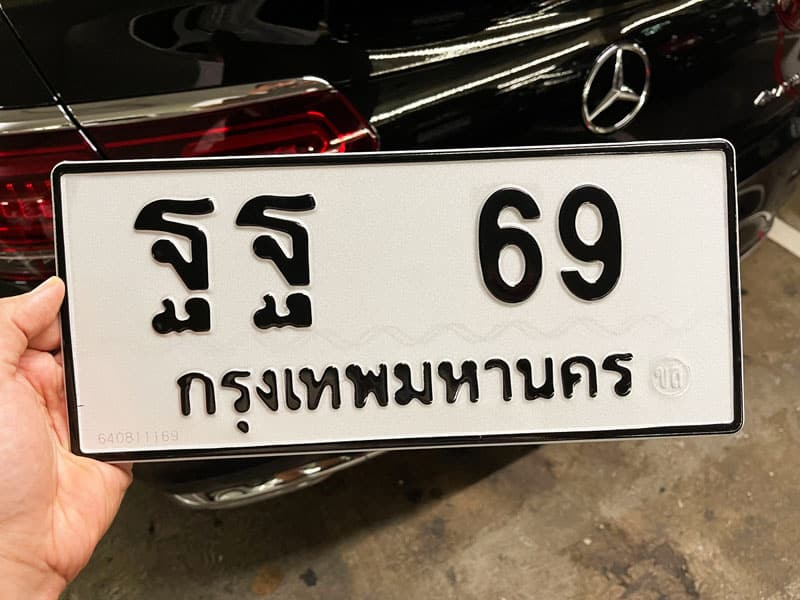
#> input picture testinput/1.jpeg, 800 x 600 px, found by its file name
$ python test.py
#> lines starting #> are read from the running program, lines starting #| are printed output that depends on the picture; after the words box and inside, x2 and y2 are one past the last pixel; in counts of white or black regions, pixels touching at a corner belong together
import cv2
import imutils
import numpy as np
import pytesseract
from PIL import Image

# apt-get install tesseract-ocr-LANG
# pip3 install numpy tesseract opencv-python imutils
# brew install tesseract tesseract-lang tesseract-ocr-tha

kernel_sharp = np.array([[0, -1, 0],
                         [-1, 5, -1],
                         [0, -1, 0]])

# print(pytesseract.get_languages())

img = cv2.imread('1.jpeg', cv2.IMREAD_COLOR)
#> img is the input picture: shape (600, 800, 3); mean B, G, R 100.3, 113.4, 126.1
# img = cv2.resize(img, (620, 480))
# img = cv2.filter2D(src=img, ddepth=-1, kernel=kernel_sharp)

gray = cv2.cvtColor(img, cv2.COLOR_BGR2GRAY)  # convert to grey scale
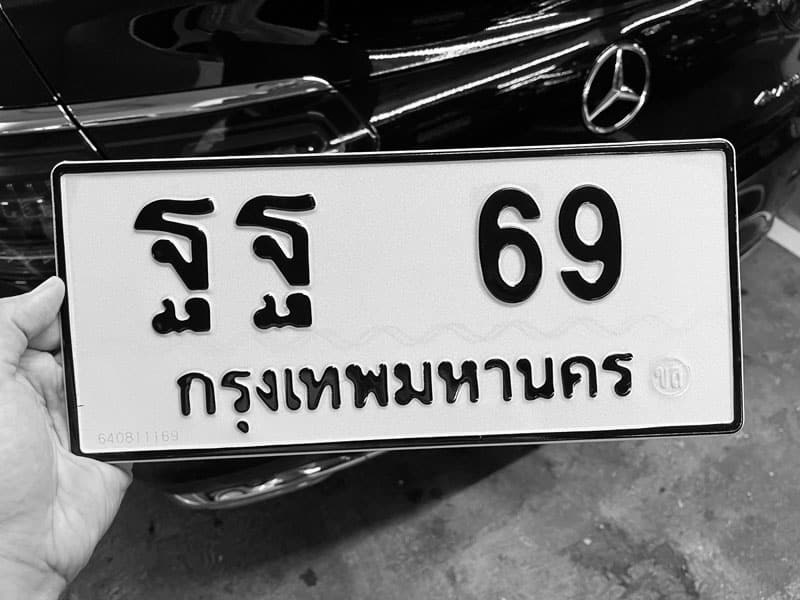
#> gray: shape (600, 800); min 0, max 255, mean 115.7
gray = cv2.bilateralFilter(gray, 11, 17, 17)  # Blur to reduce noise

edged = cv2.Canny(gray, 30, 200)  # Perform Edge detection
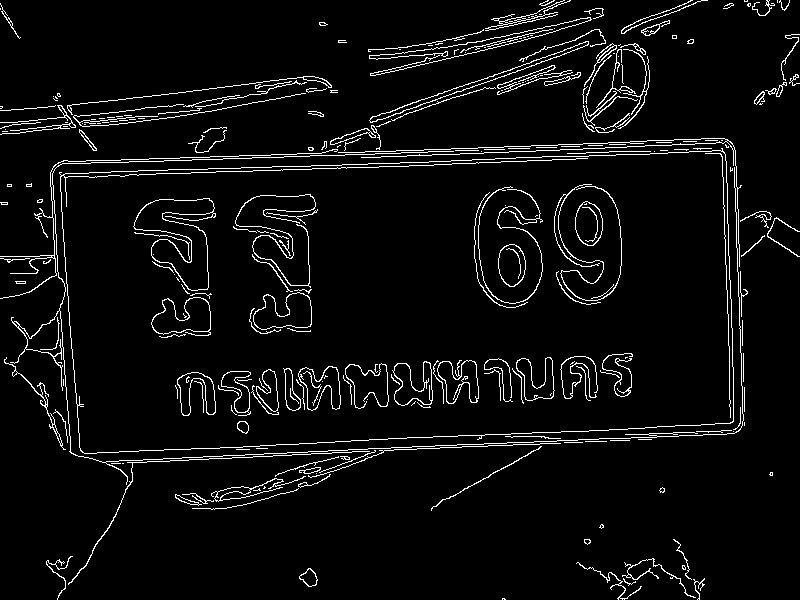
#> edged: shape (600, 800); 4.9% white in thin lines or dots
# cv2.imshow('edged', edged)

# find contours in the edged image, keep only the largest
# ones, and initialize our screen contour

cnts = cv2.findContours(edged.copy(), cv2.RETR_TREE, cv2.CHAIN_APPROX_SIMPLE)
#> cnts = 356 contours, 259 with area under 20; largest, box (x1, y1, x2, y2) and area: (59, 148, 734, 454) 182736, (60, 150, 734, 454) 182719, (133, 198, 216, 291) 3644, (133, 198, 215, 291) 3552, (151, 297, 211, 336) 1469
cnts = imutils.grab_contours(cnts)
cnts = sorted(cnts, key=cv2.contourArea, reverse=True)[:10]
#> cnts = 10 contours; largest, box (x1, y1, x2, y2) and area: (59, 148, 734, 454) 182736, (60, 150, 734, 454) 182719, (133, 198, 216, 291) 3644, (133, 198, 215, 291) 3552, (151, 297, 211, 336) 1469

screenCnt = None

# loop over our contours
for c in cnts:
    # approximate the contour
    peri = cv2.arcLength(c, True)
    approx = cv2.approxPolyDP(c, 0.018 * peri, True)

    # if our approximated contour has four points, then
    # we can assume that we have found our screen

    if len(approx) == 4:
        screenCnt = approx

        break
#> this loop made 1 pass
#> (peri, screenCnt) on pass 1: (1929.9, [[725, 154], [59, 172], [80, 450], [730, 423]])


if screenCnt is None:
    detected = 0
    print("No contour detected")
    exit()
else:
    detected = 1

if detected == 1:
    cv2.drawContours(img, [screenCnt], -1, (0, 255, 0), 10)
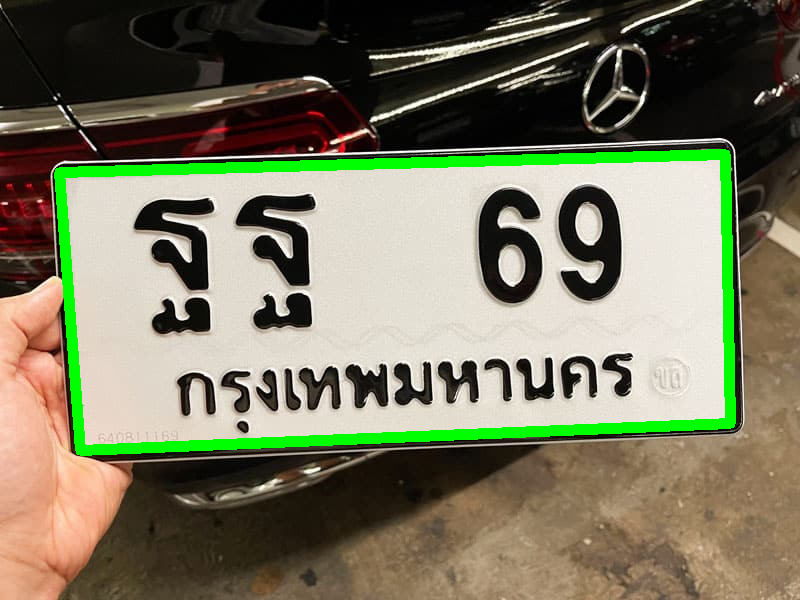
#> img: shape (600, 800, 3); 4.26% of pixels changed, all inside (x1, y1, x2, y2) = (54, 149, 736, 456)

# Masking the part other than the number plate
mask = np.zeros(gray.shape, np.uint8)
new_image = cv2.drawContours(mask, [screenCnt], 0, 255, -1,)
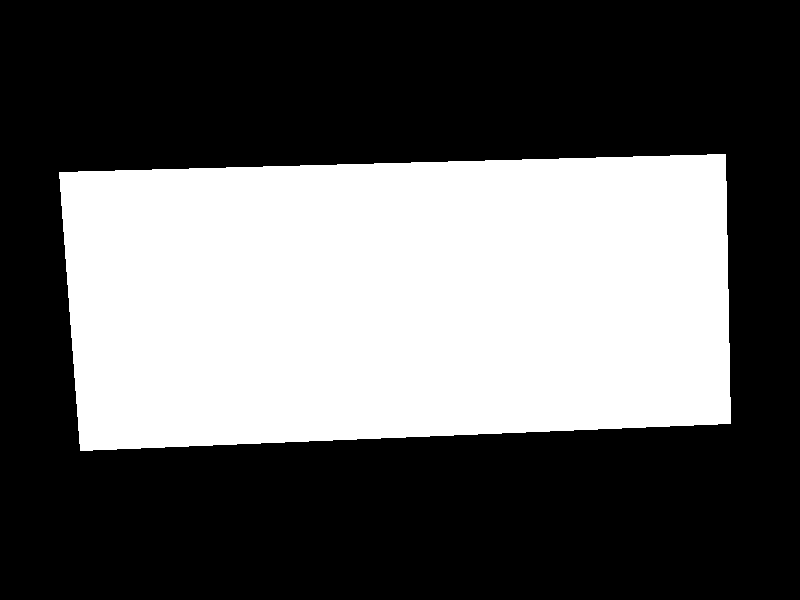
#> new_image: shape (600, 800); 37.7% white; 1 white region, box (x1, y1, x2, y2) and area: (59, 154, 731, 451) 181189
new_image = cv2.bitwise_and(img, img, mask=mask)
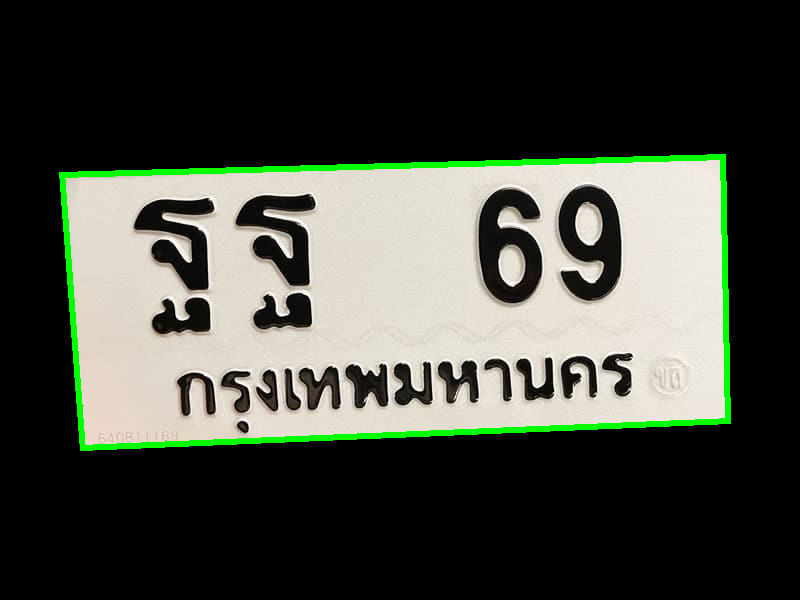
#> new_image: shape (600, 800, 3); mean B, G, R 62.7, 72.2, 68.4

# cv2.imshow('new_image', new_image)
# cv2.imshow('mask', mask)
# Now crop
(x, y) = np.where(mask == 255)
(topx, topy) = (np.min(x), np.min(y))
#> topx = 154; topy = 59
(bottomx, bottomy) = (np.max(x), np.max(y))
#> bottomx = 450; bottomy = 730
Cropped = gray[topx:bottomx+1, topy:bottomy+1]
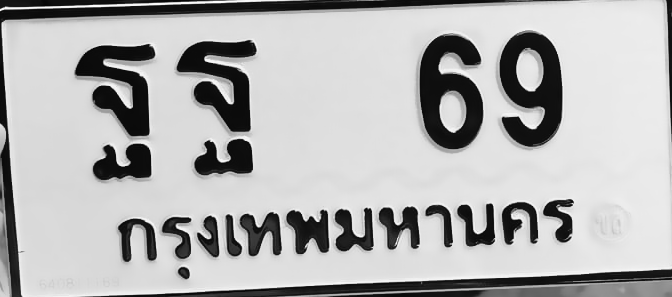
#> Cropped: shape (297, 672); min 6, max 254, mean 178.3

# Cropped = cv2.filter2D(src=Cropped, ddepth=-1, kernel=kernel_sharp)

# Read the number plate
for num in ["3", "6", "10", "11", "12", "13"]:
    # text = pytesseract.image_to_string(
    #     Cropped, lang='tha+eng', config='--dpi 2400 --oem 1 --psm '+num)
#> (the run stopped early here; a loop or call above may not have finished)

$ run again, with testinput/2-14.jpg copied over testinput/1.jpeg
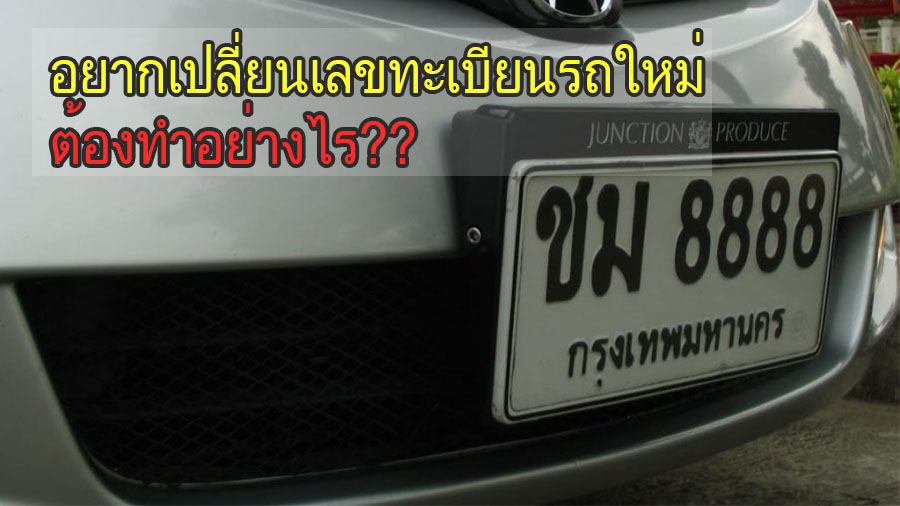
#> input picture testinput/2-14.jpg, 900 x 506 px, found by its file name
#> img is the input picture: shape (506, 900, 3); mean B, G, R 73.5, 82.3, 81.7
#> `edged = cv2.Canny(gray, 30, 200)`:
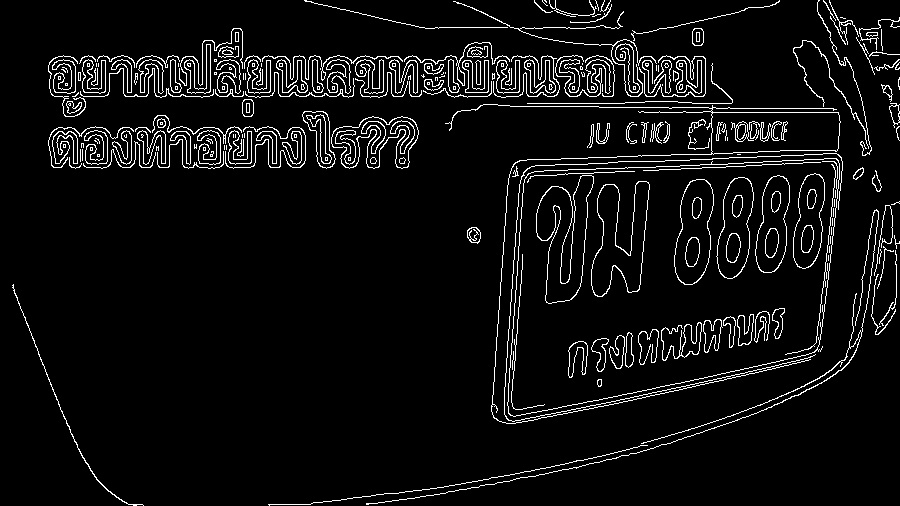
#> edged: shape (506, 900); 5.8% white in thin lines or dots
#> `cnts = cv2.findContours(edged.copy(), cv2.RETR_TREE, cv2.CHAIN_APPROX_..`: cnts = 421 contours, 225 with area under 20; largest, box (x1, y1, x2, y2) and area: (507, 158, 840, 417) 68586, (507, 158, 840, 417) 68572, (445, 104, 841, 424) 5014, (711, 112, 841, 155) 4975, (536, 175, 594, 304) 3995
#> `cnts = sorted(cnts, key=cv2.contourArea, reverse=True)[:10]`: cnts = 10 contours; largest, box (x1, y1, x2, y2) and area: (507, 158, 840, 417) 68586, (507, 158, 840, 417) 68572, (445, 104, 841, 424) 5014, (711, 112, 841, 155) 4975, (536, 175, 594, 304) 3995
#> the loop `for c in cnts:` made 1 pass
#> (peri, screenCnt) on pass 1: (1131.3, [[838, 160], [528, 173], [508, 413], [820, 351]])
#> img: shape (506, 900, 3); 2.54% of pixels changed, all inside (x1, y1, x2, y2) = (503, 155, 844, 419)
#> topx = 160; topy = 508
#> bottomx = 413; bottomy = 838
#> `Cropped = gray[topx:bottomx+1, topy:bottomy+1]`:
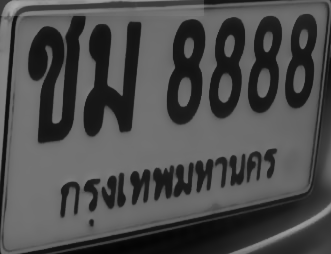
#> Cropped: shape (254, 331); min 3, max 169, mean 76.3
